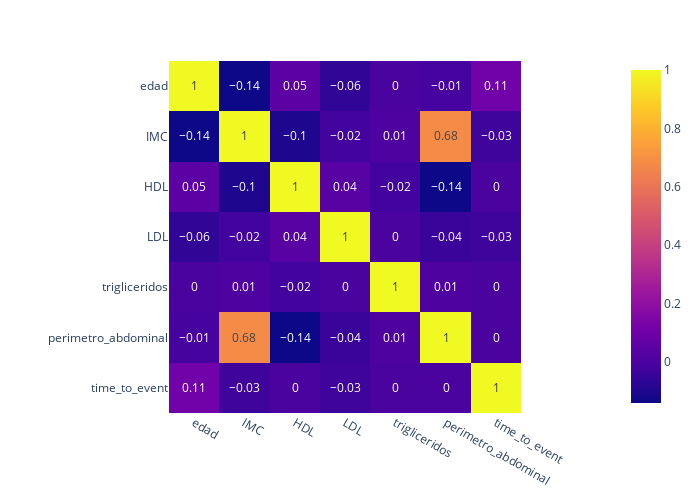

Notebook cell for this chart:
### Code cell
print('Matriz de correlaciones')
px.imshow(np.round(df_numerico.corr(),2), text_auto=True, height=500, width=700)

### Figure 1 — Plotly figure (JSON) as saved in the notebook; plotly's stock layout.template omitted (floating-point values rounded to 4 significant figures)
{"data": [{"coloraxis": "coloraxis", "hovertemplate": "x: %{x}<br>y: %{y}<br>color: %{z}<extra></extra>", "name": "0", "texttemplate": "%{z}", "type": "heatmap", "x": ["edad", "IMC", "HDL", "LDL", "trigliceridos", "perimetro_abdominal", "time_to_event"], "xaxis": "x", "y": ["edad", "IMC", "HDL", "LDL", "trigliceridos", "perimetro_abdominal", "time_to_event"], "yaxis": "y", "z": [[1, -0.14, 0.05, -0.06, 0, -0.01, 0.11], [-0.14, 1, -0.1, -0.02, 0.01, 0.68, -0.03], [0.05, -0.1, 1, 0.04, -0.02, -0.14, 0], [-0.06, -0.02, 0.04, 1, 0, -0.04, -0.03], [0, 0.01, -0.02, 0, 1, 0.01, 0], [-0.01, 0.68, -0.14, -0.04, 0.01, 1, 0], [0.11, -0.03, 0, -0.03, 0, 0, 1]]}], "layout": {"coloraxis": {"colorscale": [[0, "#0d0887"], [0.1111, "#46039f"], [0.2222, "#7201a8"], [0.3333, "#9c179e"], [0.4444, "#bd3786"], [0.5556, "#d8576b"], [0.6667, "#ed7953"], [0.7778, "#fb9f3a"], [0.8889, "#fdca26"], [1, "#f0f921"]]}, "height": 500, "margin": {"t": 60}, "width": 700, "xaxis": {"anchor": "y", "constrain": "domain", "domain": [0, 1], "scaleanchor": "y"}, "yaxis": {"anchor": "x", "autorange": "reversed", "constrain": "domain", "domain": [0, 1]}}}
